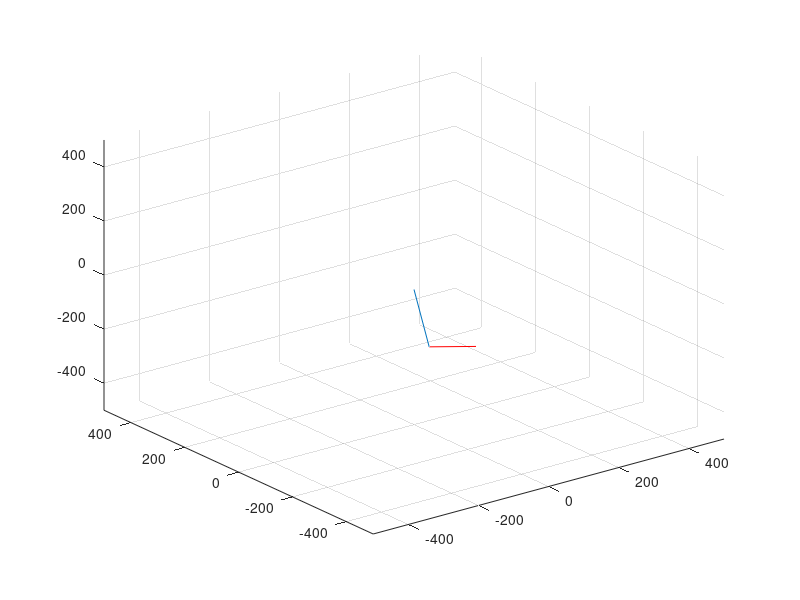

Reproduce this figure in MATLAB.
%%%%%%%%%%%%%%%%%%%%%%%%5
% name: 4 dof ik
% give xyz 
% IK calculate th0 th1 th2 th3
% th0 th1 th2 th3 put in FK to find x'y'z' 
% compare xyz and x'y'z' have to be the same
% modify 2016/1/11 : solve the error xyz=[0 -300 0] and [0 -300 -100] 


clc
clear
%close all
t=0;T=300;
x=T*sin(t);y=-T*cos(t);z=-150;L1=235;L2=250;
x=100;
y=-100;
z=-200;
%syms x y z L1 L2
%syms th1 th2 th3 th4

p=[x y z]; 
norm(p)
%%%%%%%%%%%%% 1/11 add b term%%%%%%%%%%%%%%%%%%%%%%%%%%%
b=acos((L1^2+L2^2-norm(p)^2)/(2*L1*L2))
th4=pi-b
%%%%%%%%%%%%%%%

%%%%%%refresh a formula
a=asin((L2/norm(p))*sin(b));
%%%%%%%%%%%%%%%%%%%%%%%%%%%%%%%
o=[0 0 0];
s=[0 0 0];
unit_z=[0 0 1];
tmp=p-s;
norm_p_s=(tmp(1)^2+tmp(2)^2+tmp(3)^2)^0.5;
unit_n=(p-s)/norm_p_s

%%%%1/11 normalize the u to be the unit_u
u=(unit_z+dot(unit_z,unit_n)*unit_n)
unit_u=u/norm(u)
%%%%1/11 normalize the v to be the unit_v
v=cross(unit_n,unit_u)
unit_v=v/norm(v)
%%%%%%%%%%%%%%%%%%%%%%%%%%%%%%%%%%%%%
c=s+cos(a)*L1*unit_n;
r=L1*sin(a);
fi=pi/2;


e=c+r*(cos(fi)*unit_u+sin(fi)*unit_v)
ex=e(1);ey=e(2);ez=e(3);
if(ex>=0&&ey<0)
    th1=atan(abs(ex)/abs(ey));
else if (ex>=0&&ey>=0)
        th1=pi-atan(abs(ex)/abs(ey));
    else if (ex<0&&ey>=0)
            th1=pi+atan(abs(ex)/abs(ey));
        else if (ex<0&&ey<0)
                  th1=-atan(abs(ex)/abs(ey));    
            end
        end
    end
end
if(ez>=0)
th2=-atan(abs(ez)/(ex^2+ey^2)^0.5);
else if(ez<0)
  th2=atan(abs(ez)/(ex^2+ey^2)^0.5);
    end
end
%syms x y z th1 th2 th3 th4 L1 L2 
%Fr0_T_Fr1=rotz(th1);
%Fr1_T_Fr2=rotx(-pi/2)*rotx(th2);
%Fr2_T_Fr3=tranz(-L1)*rotz(th3);
%Fr3_T_Fr4=roty(-th4)*tranz(-L2);



c1=cos(th1);s1=sin(th1);c2=cos(th2);s2=sin(th2);

th3=atan2(-x*s1*s2+y*c1*s2-z*c2,x*c1+y*s1)

c3=cos(th3);s3=sin(th3);c4=cos(th4);s4=sin(th4);

Fr0_T_Fr1=[c1 -s1 0 0;s1 c1 0 0;0 0 1 0;0 0 0 1];
Fr1_T_Fr2=[1 0 0 0;0 s2 c2 0;0 -c2 s2 0;0 0 0 1];
Fr2_T_Fr3=[c3 -s3 0 0;s3 c3 0 0;0 0 1 -L1;0 0 0 1];
Fr3_T_Fr4=[c4 0 -s4 L2*s4;0 1 0 0;s4 0 c4 -L2*c4;0 0 0 1];


Fr0_T_Fr3=Fr0_T_Fr1*Fr1_T_Fr2*Fr2_T_Fr3;
%Fr0_T_Fr3*[0 0 0 1]'
Fr0_T_Fr4=Fr0_T_Fr1*Fr1_T_Fr2*Fr2_T_Fr3*Fr3_T_Fr4
%inv(Fr0_T_Fr1*Fr1_T_Fr2)*[x ;y ;z ;1]
%Fr2_T_Fr3*Fr3_T_Fr4*[0 ;0 ;0 ;1]
E=[Fr0_T_Fr4(1,4) Fr0_T_Fr4(2,4) Fr0_T_Fr4(3,4)];

plot3([o(1) e(1)],[o(2) e(2)],[o(3) e(3)]);hold on;plot3([e(1) E(1)],[e(2) E(2)],[e(3) E(3)],'r');grid on;
axis([-500,500,-500,500,-500,500]);%view(0,-180);
x
y
z
th1
th2
th3
th4
norm_p=norm(p)
E
a